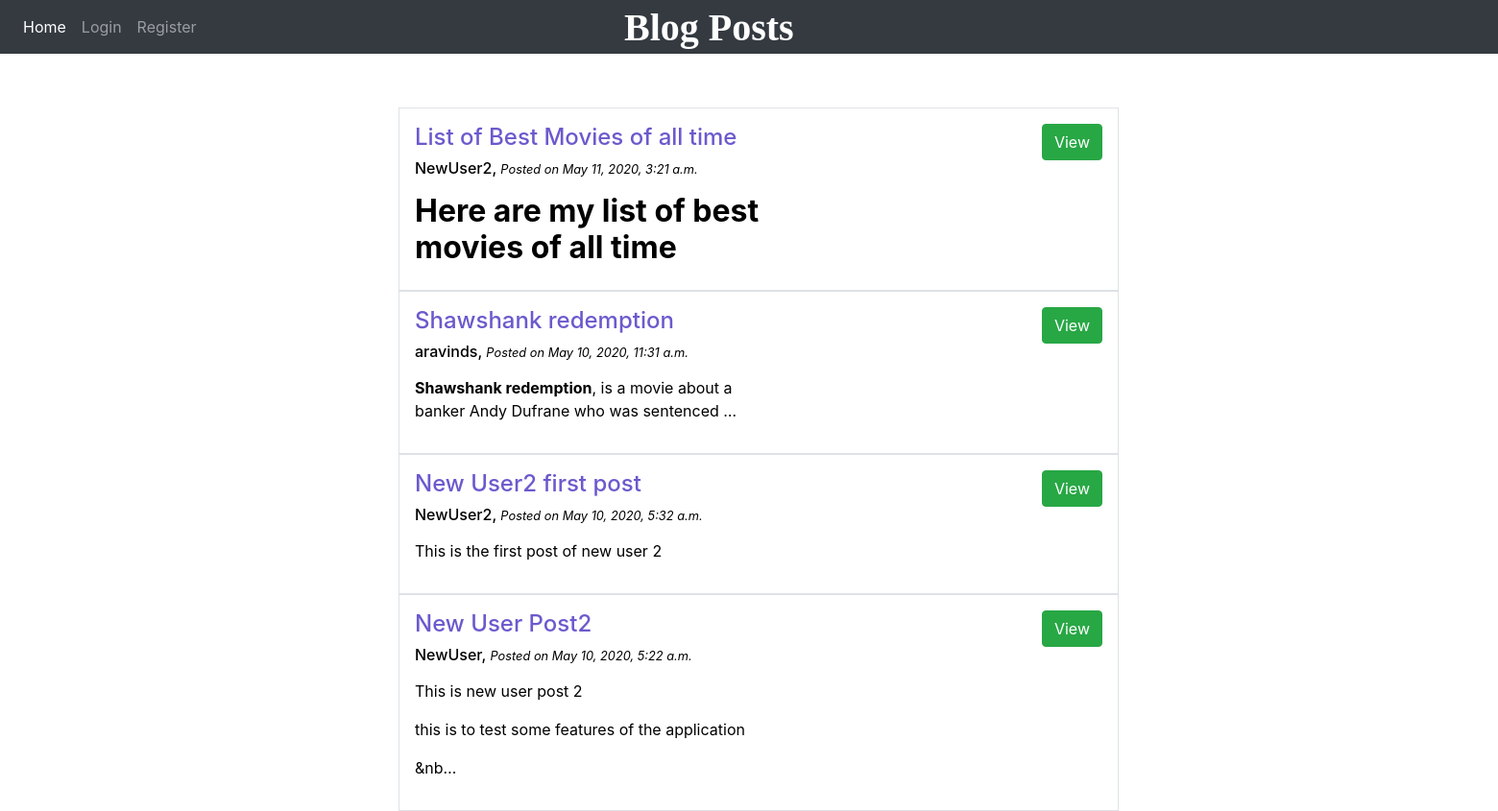
The page / on the database its author committed.
### blog/models.py (models this page shows)
class Post(models.Model):
    title = models.CharField(max_length=100)
    content = RichTextField()
    date_posted = models.DateTimeField(default=timezone.now)
    author = models.ForeignKey(User, on_delete=models.CASCADE)

### blog/views.py (the view)
# urls.py: path('', views.home, name='home-page'),
def home(request):
    posts = models.Post.objects.all().order_by('-date_posted')
    return render(request, 'blog/blogs_headings.html', {'posts': posts})

### blog/templates/blog/blogs_headings.html (shortened to what this page needs)
{% extends "blog/home_page.html" %}
{% block content %}
        <div>
            {% for post in posts %}
                <div class="media border p-3" id="post_box">
                    <div class="media-body" style="color:black;">
                        <h4 id="post_title"> {{ post.title }} </h4>
                        <h6> <span class="lg-col-10"> {{ post.author }}, <small><i> Posted on {{ post.date_posted }} </i></small> </h6>
                        <p>{{post.content | truncatechars:100 | safe }}</p>
                    </div>
                    <form class="form-inline" action="/viewpost" method="post">
                        <button type="submit" class="btn btn-success">View</button>
                    </form>
                </div>
            {% endfor %}
        </div>
{% endblock content %}

### blog/static/blog/style_sheet.css (style rules this page uses)
#post_title { color: slateblue; }

### rows shown on the page
Post: title "List of Best Movies of all time", author "NewUser2", date_posted "May 11, 2020, 3:21 a.m.", content "Here are my list of best movies of all time"
Post: title "Shawshank redemption", author "aravinds", date_posted "May 10, 2020, 11:31 a.m.", content "Shawshank redemption , is a movie about a banker Andy Dufrane who was sentenced …"
Post: title "New User2 first post", author "NewUser2", date_posted "May 10, 2020, 5:32 a.m.", content "This is the first post of new user 2"
Post: title "New User Post2", author "NewUser", date_posted "May 10, 2020, 5:22 a.m.", content "This is new user post 2 this is to test some features of the application &nb…"
